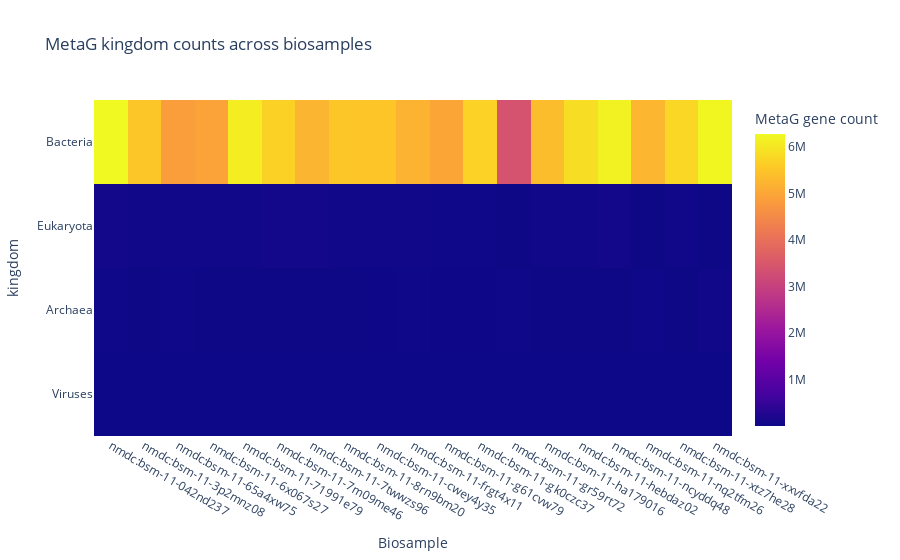
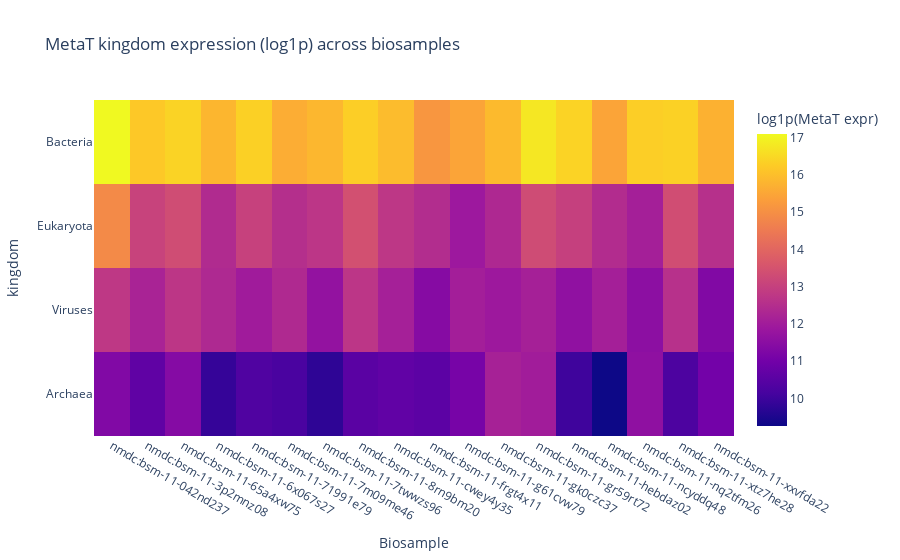
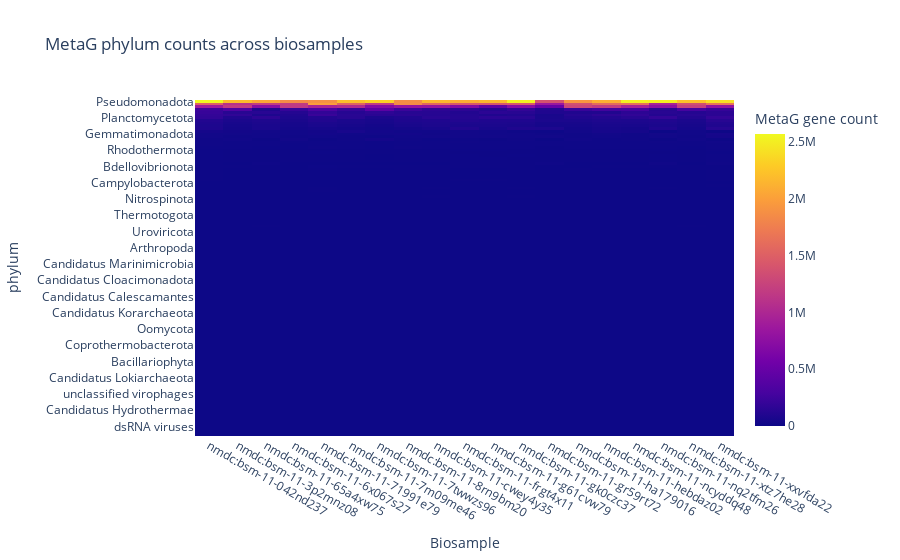
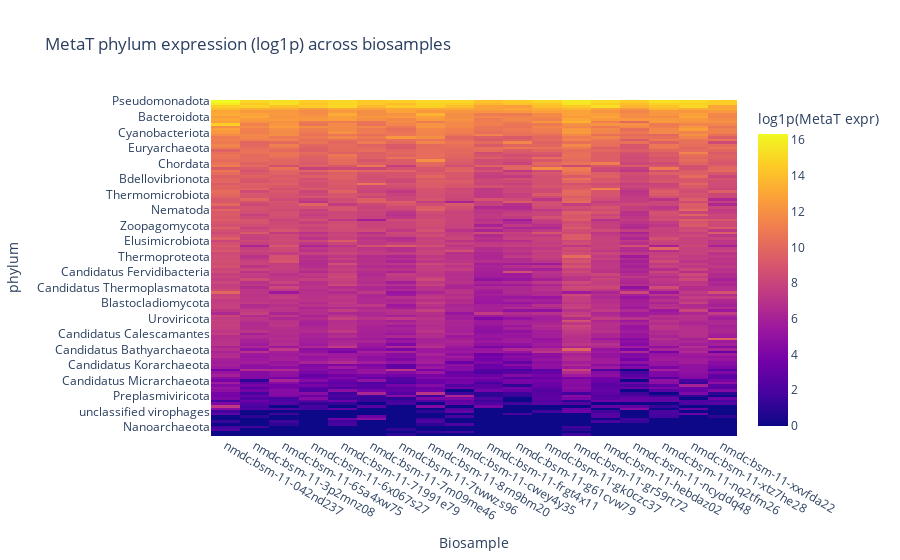

Notebook cell for these charts, in order:
### Code cell
# Heatmaps for taxonomy
def plot_taxonomy_heatmaps(metaG_counts, metaT_expr, rank="phylum"):
    mg_html, mt_html = None, None
    if len(metaG_counts):
        mg_mat = metaG_counts.pivot_table(index="taxon", columns="biosample_id", values="count", fill_value=0)
        mg_mat = mg_mat.loc[mg_mat.sum(axis=1).sort_values(ascending=False).index]
        fig1 = px.imshow(mg_mat, labels=dict(x="Biosample", y=f"{rank}", color="MetaG gene count"), aspect="auto",
                         title=f"MetaG {rank} counts across biosamples")
        fig1.write_html(os.path.join(OUTPUT_DIR, f"heatmap_metaG_{rank}_counts.html"), include_plotlyjs="cdn", full_html=True)
        display(fig1)
    if len(metaT_expr):
        tmp = metaT_expr.copy(); tmp["log_expr"] = np.log1p(tmp["expr_sum"].astype(float))
        mt_mat = tmp.pivot_table(index="taxon", columns="biosample_id", values="log_expr", fill_value=0.0)
        mt_mat = mt_mat.loc[mt_mat.sum(axis=1).sort_values(ascending=False).index]
        fig2 = px.imshow(mt_mat, labels=dict(x="Biosample", y=f"{rank}", color="log1p(MetaT expr)"), aspect="auto",
                         title=f"MetaT {rank} expression (log1p) across biosamples")
        fig2.write_html(os.path.join(OUTPUT_DIR, f"heatmap_metaT_{rank}_expression.html"), include_plotlyjs="cdn", full_html=True)
        display(fig2)

plot_taxonomy_heatmaps(metaG_counts_kingdom, metaT_expr_kingdom, rank="kingdom")
plot_taxonomy_heatmaps(metaG_counts_phylum, metaT_expr_phylum, rank="phylum")

### Figure 1 — Plotly figure (JSON) as saved in the notebook; plotly's stock layout.template omitted (floating-point values rounded to 4 significant figures)
{"data": [{"coloraxis": "coloraxis", "hovertemplate": "Biosample: %{x}<br>kingdom: %{y}<br>MetaG gene count: %{z}<extra></extra>", "name": "0", "type": "heatmap", "x": ["nmdc:bsm-11-042nd237", "nmdc:bsm-11-3p2mnz08", "nmdc:bsm-11-65a4xw75", "nmdc:bsm-11-6x067s27", "nmdc:bsm-11-71991e79", "nmdc:bsm-11-7m09me46", "nmdc:bsm-11-7twwzs96", "nmdc:bsm-11-8rn9bm20", "nmdc:bsm-11-cwey4y35", "nmdc:bsm-11-frgt4x11", "nmdc:bsm-11-g61cvw79", "nmdc:bsm-11-gk0czc37", "nmdc:bsm-11-gr59rt72", "nmdc:bsm-11-ha179016", "nmdc:bsm-11-hebdaz02", "nmdc:bsm-11-ncyddq48", "nmdc:bsm-11-nq2tfm26", "nmdc:bsm-11-xtz7he28", "nmdc:bsm-11-xxvfda22"], "xaxis": "x", "y": ["Bacteria", "Eukaryota", "Archaea", "Viruses"], "yaxis": "y", "z": [[6278000.0, 5519000.0, 4855000.0, 4947000.0, 6105000.0, 5682000.0, 5234000.0, 5519000.0, 5497000.0, 5209000.0, 4984000.0, 5699000.0, 3406000.0, 5375000.0, 5883000.0, 6159000.0, 5251000.0, 5757000.0, 6240000.0], [62270.0, 54980.0, 37040.0, 53050.0, 39320.0, 73880.0, 69530.0, 39170.0, 32490.0, 38110.0, 25740.0, 31270.0, 12040.0, 49060.0, 55730.0, 59970.0, 11750.0, 48010.0, 10880.0], [19900.0, 10810.0, 25210.0, 10820.0, 15330.0, 12420.0, 8527.0, 13610.0, 15740.0, 21960.0, 19110.0, 17000.0, 25790.0, 11000.0, 14440.0, 12340.0, 31410.0, 12360.0, 35800.0], [3131.0, 2285.0, 1770.0, 1914.0, 2654.0, 1534.0, 2680.0, 1180.0, 2304.0, 1522.0, 1808.0, 2631.0, 1708.0, 993.0, 2257.0, 2616.0, 1786.0, 2074.0, 2324.0]]}], "layout": {"coloraxis": {"colorbar": {"title": {"text": "MetaG gene count"}}, "colorscale": [[0, "#0d0887"], [0.1111, "#46039f"], [0.2222, "#7201a8"], [0.3333, "#9c179e"], [0.4444, "#bd3786"], [0.5556, "#d8576b"], [0.6667, "#ed7953"], [0.7778, "#fb9f3a"], [0.8889, "#fdca26"], [1, "#f0f921"]]}, "title": {"text": "MetaG kingdom counts across biosamples"}, "xaxis": {"anchor": "y", "domain": [0, 1], "title": {"text": "Biosample"}}, "yaxis": {"anchor": "x", "autorange": "reversed", "domain": [0, 1], "title": {"text": "kingdom"}}}}

### Figure 2 — Plotly figure (JSON) as saved in the notebook; plotly's stock layout.template omitted (floating-point values rounded to 4 significant figures)
{"data": [{"coloraxis": "coloraxis", "hovertemplate": "Biosample: %{x}<br>kingdom: %{y}<br>log1p(MetaT expr): %{z}<extra></extra>", "name": "0", "type": "heatmap", "x": ["nmdc:bsm-11-042nd237", "nmdc:bsm-11-3p2mnz08", "nmdc:bsm-11-65a4xw75", "nmdc:bsm-11-6x067s27", "nmdc:bsm-11-71991e79", "nmdc:bsm-11-7m09me46", "nmdc:bsm-11-7twwzs96", "nmdc:bsm-11-8rn9bm20", "nmdc:bsm-11-cwey4y35", "nmdc:bsm-11-frgt4x11", "nmdc:bsm-11-g61cvw79", "nmdc:bsm-11-gk0czc37", "nmdc:bsm-11-gr59rt72", "nmdc:bsm-11-hebdaz02", "nmdc:bsm-11-ncyddq48", "nmdc:bsm-11-nq2tfm26", "nmdc:bsm-11-xtz7he28", "nmdc:bsm-11-xxvfda22"], "xaxis": "x", "y": ["Bacteria", "Eukaryota", "Viruses", "Archaea"], "yaxis": "y", "z": [[17.1, 16.19, 16.4, 15.83, 16.35, 15.64, 15.84, 16.3, 15.94, 15.16, 15.45, 15.91, 16.76, 16.39, 15.46, 16.3, 16.37, 15.73], [14.88, 13.07, 13.34, 12.41, 13.03, 12.52, 12.71, 13.44, 12.74, 12.46, 11.89, 12.35, 13.3, 13.0, 12.44, 12.09, 13.34, 12.57], [12.78, 12.21, 12.73, 12.36, 11.97, 12.37, 11.68, 12.72, 12.11, 11.42, 12.06, 11.91, 12.12, 11.63, 12.09, 11.55, 12.58, 11.31], [11.3, 10.64, 11.39, 9.87, 10.33, 10.21, 9.76, 10.52, 10.67, 10.57, 11.12, 12.15, 12.01, 10.03, 9.26, 11.6, 10.26, 11.03]]}], "layout": {"coloraxis": {"colorbar": {"title": {"text": "log1p(MetaT expr)"}}, "colorscale": [[0, "#0d0887"], [0.1111, "#46039f"], [0.2222, "#7201a8"], [0.3333, "#9c179e"], [0.4444, "#bd3786"], [0.5556, "#d8576b"], [0.6667, "#ed7953"], [0.7778, "#fb9f3a"], [0.8889, "#fdca26"], [1, "#f0f921"]]}, "title": {"text": "MetaT kingdom expression (log1p) across biosamples"}, "xaxis": {"anchor": "y", "domain": [0, 1], "title": {"text": "Biosample"}}, "yaxis": {"anchor": "x", "autorange": "reversed", "domain": [0, 1], "title": {"text": "kingdom"}}}}

### Figure 3 — Plotly figure (JSON) as saved in the notebook; plotly's stock layout.template omitted (floating-point values rounded to 4 significant figures; data arrays with more than 128 entries replaced by an {"elided": "..."} marker saying what was removed)
{"data": [{"coloraxis": "coloraxis", "hovertemplate": "Biosample: %{x}<br>phylum: %{y}<br>MetaG gene count: %{z}<extra></extra>", "name": "0", "type": "heatmap", "x": ["nmdc:bsm-11-042nd237", "nmdc:bsm-11-3p2mnz08", "nmdc:bsm-11-65a4xw75", "nmdc:bsm-11-6x067s27", "nmdc:bsm-11-71991e79", "nmdc:bsm-11-7m09me46", "nmdc:bsm-11-7twwzs96", "nmdc:bsm-11-8rn9bm20", "nmdc:bsm-11-cwey4y35", "nmdc:bsm-11-frgt4x11", "nmdc:bsm-11-g61cvw79", "nmdc:bsm-11-gk0czc37", "nmdc:bsm-11-gr59rt72", "nmdc:bsm-11-ha179016", "nmdc:bsm-11-hebdaz02", "nmdc:bsm-11-ncyddq48", "nmdc:bsm-11-nq2tfm26", "nmdc:bsm-11-xtz7he28", "nmdc:bsm-11-xxvfda22"], "xaxis": "x", "y": ["Pseudomonadota", "Acidobacteriota", "Actinomycetota", "Bacteroidota", "Verrucomicrobiota", "Myxococcota", "Planctomycetota", "Bacillota", "Cyanobacteriota", "Thermodesulfobacteriota", "Chloroflexota", "Basidiomycota", "Gemmatimonadota", "Nitrospirota", "Ascomycota", "Euryarchaeota", "Deinococcota", "Armatimonadota", "Rhodothermota", "Spirochaetota", "Thermomicrobiota", "candidate division NC10", "unclassified Bacteria", "Nitrososphaerota", "Bdellovibrionota", "Chlamydiota", "Chlorobiota", "Balneolota", "Aquificota", "Candidatus Aminicenantes", "Campylobacterota", "Ignavibacteriota", "Candidatus Parcubacteria", "Candidatus Saccharibacteria", "Candidatus Omnitrophota", "Candidatus Microgenomates", "Nitrospinota", "Candidatus Poribacteria", "Synergistota", "Candidatus Fervidibacteria", "Kiritimatiellota", "dsDNA viruses, no RNA stage", "Thermotogota", "Thermoproteota", "Candidatus Sumerlaeota", "Candidatus Latescibacteria", "Mucoromycota", "candidate division Zixibacteria", "Uroviricota", "Streptophyta", "Atribacterota", "Lentisphaerota", "Candidatus Thermoplasmatota", "Calditrichota", "Arthropoda", "Candidatus Aerophobetes", "Deferribacterota", "Fibrobacterota", "Elusimicrobiota", "Chlorophyta", "Candidatus Marinimicrobia", "Chordata", "Fusobacteriota", "Candidatus Bathyarchaeota", "Candidatus Melainabacteria", "Dictyoglomota", "Candidatus Cloacimonadota", "Cnidaria", "Chrysiogenota", "Annelida", "Chytridiomycota", "Porifera", "Candidatus Calescamantes", "Mycoplasmatota", "unclassified Eukaryota", "Candidatus Cryosericota", "Candidatus Hydrogenedentes", "Apicomplexa", "Candidatus Korarchaeota", "Zoopagomycota", "Candidatus Bipolaricaulota", "Nucleocytoviricota", "Evosea", "Parabasalia", "Oomycota", "Caldisericota", "Candidatus Berkelbacteria", "Haptophyta", "Mollusca", "Candidatus Diapherotrites", "Coprothermobacterota", "Ciliophora", "Euglenozoa", "Candidatus Micrarchaeota", "Heterolobosea", "Placozoa", "Bacillariophyta", "Candidatus Gracilibacteria", "Nematoda", "Blastocladiomycota", "Preplasmiviricota", "unclassified viruses", "Candidatus Lokiarchaeota", "Perkinsozoa", "unclassified phages", "unclassified Viruses", "Artverviricota", "Microsporidia", "unclassified virophages", "Candidatus Nanohaloarchaeota", "Candidatus Absconditabacteria", "Peploviricota", "Nanoarchaeota", "Fornicata", "Candidatus Hydrothermae", "Cercozoa", "ssDNA viruses", "dsDNA viruses", "dsDNA", "Retro-transcribing viruses", "dsRNA viruses", "ssRNA viruses", "Cressdnaviricota", "unassigned viruses"], "yaxis": "y", "z": {"elided": "124x19 float values"}}], "layout": {"coloraxis": {"colorbar": {"title": {"text": "MetaG gene count"}}, "colorscale": [[0, "#0d0887"], [0.1111, "#46039f"], [0.2222, "#7201a8"], [0.3333, "#9c179e"], [0.4444, "#bd3786"], [0.5556, "#d8576b"], [0.6667, "#ed7953"], [0.7778, "#fb9f3a"], [0.8889, "#fdca26"], [1, "#f0f921"]]}, "title": {"text": "MetaG phylum counts across biosamples"}, "xaxis": {"anchor": "y", "domain": [0, 1], "title": {"text": "Biosample"}}, "yaxis": {"anchor": "x", "autorange": "reversed", "domain": [0, 1], "title": {"text": "phylum"}}}}

### Figure 4 — Plotly figure (JSON) as saved in the notebook; plotly's stock layout.template omitted (floating-point values rounded to 4 significant figures; data arrays with more than 128 entries replaced by an {"elided": "..."} marker saying what was removed)
{"data": [{"coloraxis": "coloraxis", "hovertemplate": "Biosample: %{x}<br>phylum: %{y}<br>log1p(MetaT expr): %{z}<extra></extra>", "name": "0", "type": "heatmap", "x": ["nmdc:bsm-11-042nd237", "nmdc:bsm-11-3p2mnz08", "nmdc:bsm-11-65a4xw75", "nmdc:bsm-11-6x067s27", "nmdc:bsm-11-71991e79", "nmdc:bsm-11-7m09me46", "nmdc:bsm-11-7twwzs96", "nmdc:bsm-11-8rn9bm20", "nmdc:bsm-11-cwey4y35", "nmdc:bsm-11-frgt4x11", "nmdc:bsm-11-g61cvw79", "nmdc:bsm-11-gk0czc37", "nmdc:bsm-11-gr59rt72", "nmdc:bsm-11-hebdaz02", "nmdc:bsm-11-ncyddq48", "nmdc:bsm-11-nq2tfm26", "nmdc:bsm-11-xtz7he28", "nmdc:bsm-11-xxvfda22"], "xaxis": "x", "y": {"elided": "130 str values"}, "yaxis": "y", "z": {"elided": "130x18 float values"}}], "layout": {"coloraxis": {"colorbar": {"title": {"text": "log1p(MetaT expr)"}}, "colorscale": [[0, "#0d0887"], [0.1111, "#46039f"], [0.2222, "#7201a8"], [0.3333, "#9c179e"], [0.4444, "#bd3786"], [0.5556, "#d8576b"], [0.6667, "#ed7953"], [0.7778, "#fb9f3a"], [0.8889, "#fdca26"], [1, "#f0f921"]]}, "title": {"text": "MetaT phylum expression (log1p) across biosamples"}, "xaxis": {"anchor": "y", "domain": [0, 1], "title": {"text": "Biosample"}}, "yaxis": {"anchor": "x", "autorange": "reversed", "domain": [0, 1], "title": {"text": "phylum"}}}}
